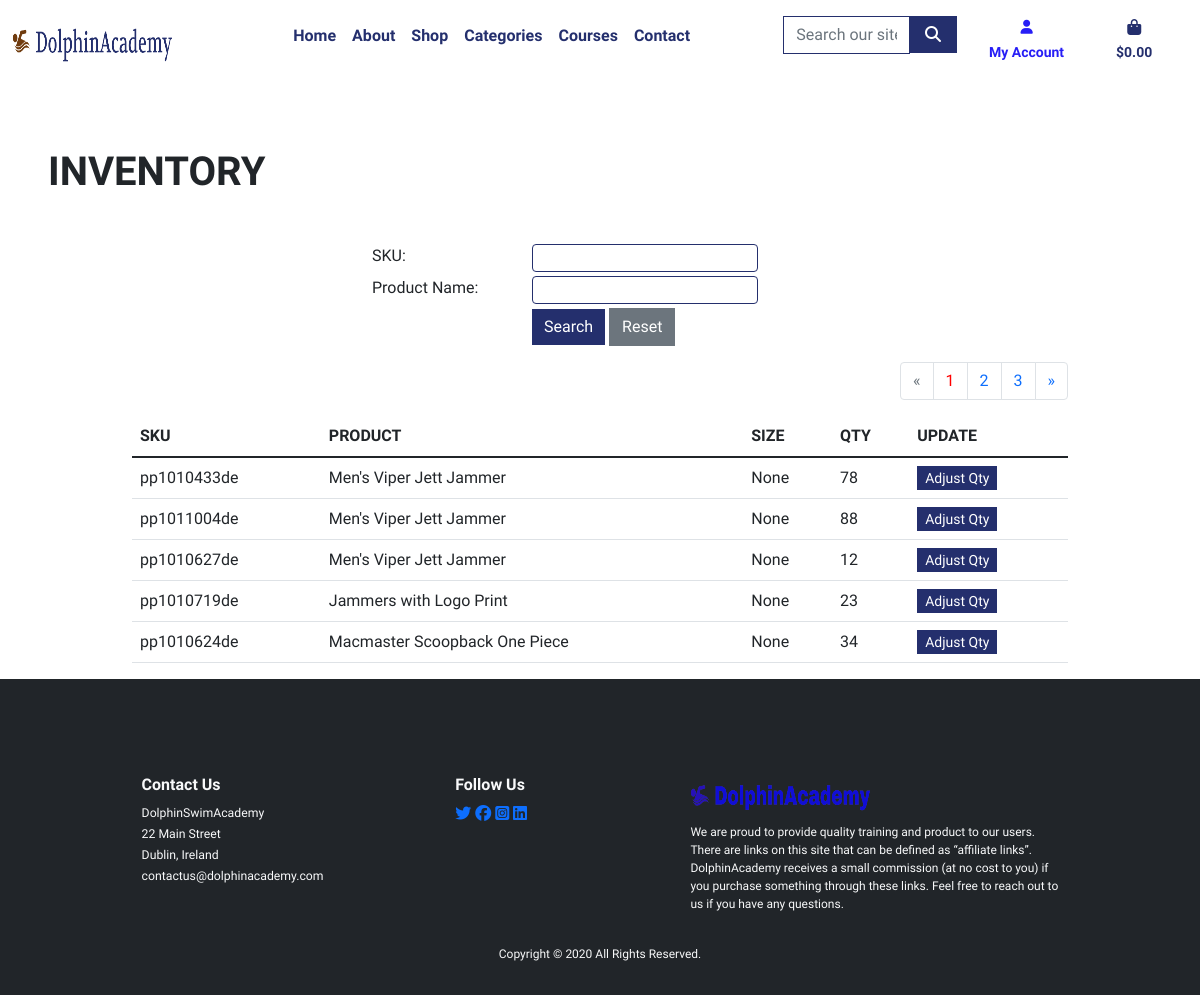
The page /products/inventory/ (signed in) on the database its author committed.
### products/models.py (models this page shows, shortened)
class Inventory(models.Model):
    product = models.ForeignKey(
        Product,
        on_delete=models.CASCADE,
        related_name='inventories',
    )
    size = models.ForeignKey(
        Size,
        on_delete=models.CASCADE,
        null=True,
        blank=True
    )
    date_added = models.DateTimeField(
        auto_now_add=True,
        editable=False
    )
    units = models.PositiveIntegerField(
        default=0
    )
    def generate_sku():
        """
        Returns a random unique sku string
        Args:
            self (object): self.
        Returns:
            The sku string
        """
        unique = True
        while unique:
            sku_ref = 'pp'+str(random.randint(1010201, 1011031))
            if not Inventory.objects.filter(sku=sku_ref):
                unique = False
        return str(sku_ref)
    sku = models.CharField(
        max_length=50,
        unique=True,
        editable=False,
        default=generate_sku,
    )

class Product(models.Model):
    class Meta:
        verbose_name = 'Product'
        verbose_name_plural = 'Products'
    name = models.CharField(
        max_length=254,
        unique=True
    )
    description = models.TextField(
        max_length=1256,
        blank=True,
        null=True
    )
    category = models.ManyToManyField(
        Category
    )
    image = models.ImageField(
        upload_to='products/',
        null=True,
        blank=True
    )
    rating = models.DecimalField(
        max_digits=6,
        decimal_places=2,
        null=True,
        blank=True
    )
    size = models.ManyToManyField(
        Size,
        max_length=254,
        through='Inventory',
        null=True,
        blank=True,
        related_name='products'
    )
    is_active = models.BooleanField(
        default=False
    )
    price = models.DecimalField(
        max_digits=5,
        decimal_places=2
    )
    slug = models.SlugField(
        blank=True,
        null=True
    )
    def __str__(self):
        return self.name
    def get_categories(self):
        """
        Returns the product categories list
        Args:
            self (object): self.
        Returns:
            product categories list
        """
        return "\n".join([cat.name for cat in self.category.all()])
    get_categories.short_description = "Categories"
    def get_product_size(self):
        """
        Returns the product size list
        Args:
            self (object): self.
        Returns:
            product size list
        """
        return "\n".join([size.name for size in self.size.all()])
    get_product_size.short_description = "size"

### products/views.py (the view, shortened to what this page needs)
@login_required
def inventory_view(request):
    active_tab = 'myaccount'
    if not request.user.is_superuser:
        messages.error(request, f"Sorry, You are not autherized to \
            perform this action")
        return redirect(reverse('home'))
    sub_products = Inventory.objects.all()
    paginator = Paginator(sub_products, 5)
    page_number = request.GET.get('page', 1)
    try:
        page_obj = paginator.page(page_number)
    except PageNotAnInteger:
        page_obj = paginator.page(1)
    except EmptyPage:
        page_obj = paginator.page(paginator.num_pages)
    context = {
        'page_obj': page_obj,
        'active_tab': active_tab
    }
    template = 'products/inventory_list.html'
    return render(request, template, context=context)

### bag/contexts.py (called while the page is built, shortened)
def bag_contents(request):
    bag_items = []
    total = 0
    product_count = 0
    bag = request.session.get('bag', {})
    if total < settings.FREE_DELIVERY_THRESHOLD:
        delivery = round(total * Decimal(settings.STANDARD_DELIVERY_PERCENTAGE / 100), 2)
        free_delivery_delta = settings.FREE_DELIVERY_THRESHOLD - total
    else:
        delivery = 0
        free_delivery_delta = 0
    grand_total = total + delivery
    context = {
        'total': total,
        'grand_total': grand_total,
        'delivery': delivery,
        'free_delivery_delta': free_delivery_delta,
        'bag_items': bag_items,
        'free_delivery_threshold': settings.FREE_DELIVERY_THRESHOLD,
        'product_count': product_count
    }
    return context

### products/templates/products/inventory_list.html (shortened to what this page needs)
{% extends 'base.html' %}
{% load static %}
{% block page_header %}
    <div class="container header-container">
    </div>
{% endblock %}
{% block content %}
    <div class="product-container mx-5">
        <div class="row  mt-3 pt-3 pt-sm-0 mt-sm-5 mt-lg-0">
            <div class="col">
                <h1 class="my-5">
                    INVENTORY
                </h1>
            </div>
        </div>
    </div>
    <div class="container">
        <div class="row">
            <div class="col"></div>
            <div class="col-6">
                <form method="GET" action="{% url 'inventory_view' %}">
                    <div class="row">
                      <div class="col-4">
                        <label for="id_sku" class="form-label">SKU:</label>
                      </div>
                      <div class="col">
                        <input class="rounded border-ocean-blue" type="text" name="sku">
                      </div>
                    </div>
                    <div class="row">
                      <div class="col-4">
                        <label for="id_product__name" class="form-label">Product Name:</label>
                      </div>
                      <div class="col">
                        <input class="rounded border-ocean-blue" type="text" name="product-name">
                      </div>
                    </div>
                    <div class="row mb-3">
                      <div class="col-4"></div>
                      <div class="col">
                        <span>
                            <input type="submit" class="btn btn-ocean-blue rounded-0" name="query" value="Search"></button>
                            <input type="submit" class="btn btn-secondary rounded-0" value="Reset"> </button>
                        </span>
                      </div>
                    </div>
                </form>
            </div>
            <div class="col"></div>
        </div>
        <div class="row">
            <div class="col d-flex align-items-end justify-content-end">
                {% if page_obj.has_other_pages %}
                    <nav>
                        <ul class="pagination justify-content-end">
                            {% if page_obj.has_previous %}
                                <li class="page-item">
                                    <a class="page-link" href="?page={{ page_obj.previous_page_number }}" aria-label="Previous">
                                    <span aria-hidden="true">&laquo;</span>
                                    </a>
                                </li>
                            {% else %}
                                <li class="page-item disabled">
                                    <span class="page-link" aria-hidden="true">&laquo;</span>
                                </li>
                            {% endif %}
                            {% for p in page_obj.paginator.page_range %}
                                {% if page_obj.number == p %}
                                    <li class="page-item"><a class="page-link" style="color: red;" href="#">{{ p }}</a></li>
                                {% else %}
                                    <li class="page-item"><a class="page-link" href="?page={{ p }}">{{ p }}</a></li>
                                {% endif %}
                            {% endfor %}
                            {% if page_obj.has_next %}
                            <li class="page-item">
                                <a class="page-link" href="?page={{ page_obj.next_page_number }}" aria-label="Next">
                                <span aria-hidden="true">&raquo;</span>
                                </a>
                            </li>
                            {% else %}
                            <li class="page-item disabled">
                                <span class="page-link" aria-hidden="true">&raquo;</span>
                            </li>
                            {% endif %}
                        </ul>
                    </nav>
                {% endif %}
            </div>
        </div>
    </div>
    <div class = "container">
        <div class="table-responsive rounded">
            <table class="table ">
                <thead>
                    <tr>
                        <th scope="col">SKU</th>
                        <th scope="col">PRODUCT</th>
                        <th scope="col">SIZE</th>
                        <th scope="col">QTY</th>
                        <th scope="col">UPDATE</th>
                    </tr>
                </thead>
                <tbody>
                    {% for sub_product in page_obj %}
                        <tr>
                            <td>{{ sub_product.sku }}</th>
                            <td>{{ sub_product.product }}</td>
                            <td>{{ sub_product.size }}</td>
                            <td>{{ sub_product.units }}</td>
                            <td><a class = "btn-sm btn-ocean-blue rounded-0 text-decoration-none" href="{%url 'edit_inventory' sub_product.id %}">Adjust Qty</a></td>
                        </tr>
                    {% endfor %}
                </tbody>
            </table>
        </div>
    </div>
{% endblock %}

### static/css/base.css (style rules this page uses)
:root { --body-font:'Urbanist', sans-serif; --body-weight: 400; --heading-weight: 600; --heading-font: 'Urbanist', sans-serif; --nav-color:#1FD6FF; --light-blue:#5065A8; --light-ocean-blue:rgba(36,47,109,0.8); --ocean-blue:#242f6d; --nav-font-weight:800; --text-color:#0000; --button-brown-color:#663103; --button-brown-hover-color:#663103b4; --theme-1:#015E73; --theme-2:#BF5C04; --theme-3:#049DBF; }
html { height: 100%; }
body { height:100%; display:flex; flex-direction:column; padding: 0; margin:0; font-family: var(--body-font); font-weight: var(--body-weight); }
h1, h2, h3, h4, h5, h6 { font-weight: var(--heading-weight); }
.border-ocean-blue { border: 1px solid var(--ocean-blue); }
.btn-ocean-blue { background-color: var(--ocean-blue); color: white; border:var(--ocean-blue); }
.header-container { padding-top: 100px; }
@media (min-width: 1200px) { .container { max-width: 80%; } }

### rows shown on the page
Inventory: sku "pp1010433de", product "Men's Viper Jett Jammer", size "None", units "78"
Inventory: sku "pp1011004de", product "Men's Viper Jett Jammer", size "None", units "88"
Inventory: sku "pp1010627de", product "Men's Viper Jett Jammer", size "None", units "12"
Inventory: sku "pp1010719de", product "Jammers with Logo Print", size "None", units "23"
Inventory: sku "pp1010624de", product "Macmaster Scoopback One Piece", size "None", units "34"

### other values the page prints
{{ p }} "1"
{{ p }} "2" "3"
